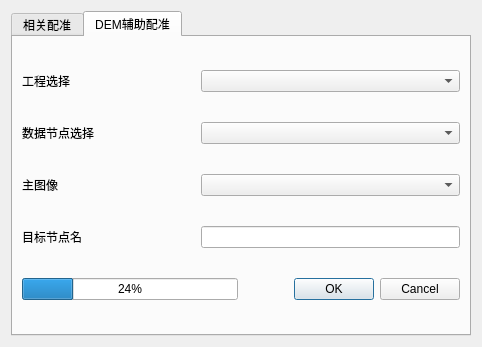
<?xml version="1.0" encoding="UTF-8"?>
<ui version="4.0">
 <class>Registration_ui</class>
 <widget class="QWidget" name="Registration_ui">
  <property name="geometry">
   <rect>
    <x>0</x>
    <y>0</y>
    <width>482</width>
    <height>347</height>
   </rect>
  </property>
  <property name="windowTitle">
   <string>图像配准</string>
  </property>
  <property name="windowIcon">
   <iconset resource="../QtWidgetsApplication3.qrc">
    <normaloff>:/QtWidgetsApplication3/icon/InSARapp.ico</normaloff>:/QtWidgetsApplication3/icon/InSARapp.ico</iconset>
  </property>
  <layout class="QVBoxLayout" name="verticalLayout">
   <item>
    <widget class="QTabWidget" name="tabWidget">
     <property name="currentIndex">
      <number>1</number>
     </property>
     <widget class="QWidget" name="tab">
      <attribute name="title">
       <string>相关配准</string>
      </attribute>
      <layout class="QVBoxLayout" name="verticalLayout_2">
       <item>
        <layout class="QHBoxLayout" name="horizontalLayout_2" stretch="4,6">
         <item>
          <widget class="QLabel" name="label">
           <property name="text">
            <string>工程选择</string>
           </property>
          </widget>
         </item>
         <item>
          <widget class="QComboBox" name="comboBox"/>
         </item>
        </layout>
       </item>
       <item>
        <layout class="QHBoxLayout" name="horizontalLayout_3" stretch="4,6">
         <item>
          <widget class="QLabel" name="label_2">
           <property name="text">
            <string>数据节点选择</string>
           </property>
          </widget>
         </item>
         <item>
          <widget class="QComboBox" name="comboBox_2"/>
         </item>
        </layout>
       </item>
       <item>
        <layout class="QHBoxLayout" name="horizontalLayout_4" stretch="4,6">
         <item>
          <widget class="QLabel" name="label_3">
           <property name="text">
            <string>主图像</string>
           </property>
          </widget>
         </item>
         <item>
          <widget class="QComboBox" name="comboBox_masterIndex"/>
         </item>
        </layout>
       </item>
       <item>
        <layout class="QHBoxLayout" name="horizontalLayout_5" stretch="4,6">
         <item>
          <widget class="QLabel" name="label_4">
           <property name="text">
            <string>目标节点名</string>
           </property>
          </widget>
         </item>
         <item>
          <widget class="QLineEdit" name="fileedit"/>
         </item>
        </layout>
       </item>
       <item>
        <layout class="QHBoxLayout" name="horizontalLayout_6" stretch="4,6">
         <item>
          <widget class="QLabel" name="label_5">
           <property name="text">
            <string>插值倍数</string>
           </property>
          </widget>
         </item>
         <item>
          <widget class="QComboBox" name="comboBox_interptimes"/>
         </item>
        </layout>
       </item>
       <item>
        <layout class="QHBoxLayout" name="horizontalLayout_7" stretch="4,6">
         <item>
          <widget class="QLabel" name="label_6">
           <property name="text">
            <string>子块大小</string>
           </property>
          </widget>
         </item>
         <item>
          <widget class="QComboBox" name="comboBox_blocksize"/>
         </item>
        </layout>
       </item>
       <item>
        <layout class="QHBoxLayout" name="horizontalLayout_8" stretch="5,5">
         <item>
          <widget class="QProgressBar" name="progressBar">
           <property name="value">
            <number>24</number>
           </property>
          </widget>
         </item>
         <item>
          <widget class="QDialogButtonBox" name="buttonBox">
           <property name="standardButtons">
            <set>QDialogButtonBox::Cancel|QDialogButtonBox::Ok</set>
           </property>
          </widget>
         </item>
        </layout>
       </item>
      </layout>
     </widget>
     <widget class="QWidget" name="tab_2">
      <attribute name="title">
       <string>DEM辅助配准</string>
      </attribute>
      <layout class="QVBoxLayout" name="verticalLayout_3">
       <item>
        <layout class="QHBoxLayout" name="horizontalLayout_9" stretch="4,6">
         <item>
          <widget class="QLabel" name="label_7">
           <property name="text">
            <string>工程选择</string>
           </property>
          </widget>
         </item>
         <item>
          <widget class="QComboBox" name="comboBox_project"/>
         </item>
        </layout>
       </item>
       <item>
        <layout class="QHBoxLayout" name="horizontalLayout_10" stretch="4,6">
         <item>
          <widget class="QLabel" name="label_8">
           <property name="text">
            <string>数据节点选择</string>
           </property>
          </widget>
         </item>
         <item>
          <widget class="QComboBox" name="comboBox_node"/>
         </item>
        </layout>
       </item>
       <item>
        <layout class="QHBoxLayout" name="horizontalLayout_11" stretch="4,6">
         <item>
          <widget class="QLabel" name="label_9">
           <property name="text">
            <string>主图像</string>
           </property>
          </widget>
         </item>
         <item>
          <widget class="QComboBox" name="comboBox_masterIndex2"/>
         </item>
        </layout>
       </item>
       <item>
        <layout class="QHBoxLayout" name="horizontalLayout_12" stretch="4,6">
         <item>
          <widget class="QLabel" name="label_10">
           <property name="text">
            <string>目标节点名</string>
           </property>
          </widget>
         </item>
         <item>
          <widget class="QLineEdit" name="lineEdit_dstNode"/>
         </item>
        </layout>
       </item>
       <item>
        <layout class="QHBoxLayout" name="horizontalLayout_13" stretch="5,5">
         <item>
          <widget class="QProgressBar" name="progressBar_2">
           <property name="value">
            <number>24</number>
           </property>
          </widget>
         </item>
         <item>
          <widget class="QDialogButtonBox" name="buttonBox_2">
           <property name="standardButtons">
            <set>QDialogButtonBox::Cancel|QDialogButtonBox::Ok</set>
           </property>
          </widget>
         </item>
        </layout>
       </item>
      </layout>
     </widget>
    </widget>
   </item>
  </layout>
 </widget>
 <resources>
  <include location="../QtWidgetsApplication3.qrc"/>
 </resources>
 <connections/>
</ui>
